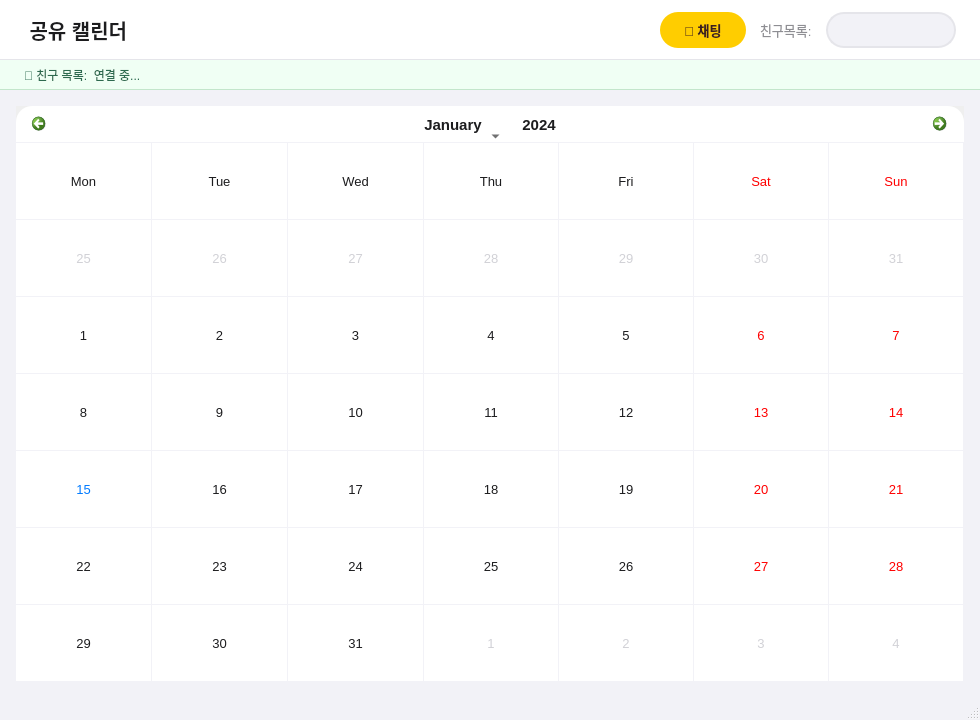
<?xml version="1.0" encoding="UTF-8"?>
<ui version="4.0">
 <class>MainWindow</class>
 <widget class="QMainWindow" name="MainWindow">
  <property name="geometry">
   <rect>
    <x>0</x>
    <y>0</y>
    <width>980</width>
    <height>720</height>
   </rect>
  </property>
  <property name="windowTitle">
   <string>캘린더</string>
  </property>
  <property name="styleSheet">
   <string>QMainWindow { background-color: #F2F2F7; }</string>
  </property>
  <widget class="QWidget" name="centralwidget">
   <layout class="QVBoxLayout" name="mainLayout">
    <property name="spacing">
     <number>0</number>
    </property>
    <property name="leftMargin">
     <number>0</number>
    </property>
    <property name="topMargin">
     <number>0</number>
    </property>
    <property name="rightMargin">
     <number>0</number>
    </property>
    <property name="bottomMargin">
     <number>0</number>
    </property>
    <item>
     <widget class="QFrame" name="navBar">
      <property name="minimumSize">
       <size>
        <width>0</width>
        <height>60</height>
       </size>
      </property>
      <property name="maximumSize">
       <size>
        <width>16777215</width>
        <height>60</height>
       </size>
      </property>
      <property name="styleSheet">
       <string>QFrame#navBar { background-color: #FFFFFF; border-bottom: 1px solid #E5E5EA; }</string>
      </property>
      <layout class="QHBoxLayout" name="navLayout">
       <property name="spacing">
        <number>14</number>
       </property>
       <property name="leftMargin">
        <number>24</number>
       </property>
       <property name="topMargin">
        <number>0</number>
       </property>
       <property name="rightMargin">
        <number>24</number>
       </property>
       <property name="bottomMargin">
        <number>0</number>
       </property>
       <item>
        <widget class="QLabel" name="titleLabel">
         <property name="styleSheet">
          <string>QLabel { font-size: 20px; font-weight: bold; color: #1C1C1E; background: transparent; border: none; }</string>
         </property>
         <property name="text">
          <string> 공유 캘린더</string>
         </property>
        </widget>
       </item>
       <item>
        <spacer name="navSpacer">
         <property name="orientation">
          <enum>Qt::Orientation::Horizontal</enum>
         </property>
         <property name="sizeHint" stdset="0">
          <size>
           <width>40</width>
           <height>20</height>
          </size>
         </property>
        </spacer>
       </item>
       <item>
        <widget class="QPushButton" name="chatBtn">
         <property name="minimumSize">
          <size>
           <width>86</width>
           <height>36</height>
          </size>
         </property>
         <property name="styleSheet">
          <string>QPushButton { background: #FFCD00; color: #3C1E1E; border: none; border-radius: 18px; padding: 0 16px; font-size: 13px; font-weight: bold; } QPushButton:hover { background: #FFBA00; } QPushButton:pressed { background: #F0A800; }</string>
         </property>
         <property name="text">
          <string>💬 채팅</string>
         </property>
        </widget>
       </item>
       <item>
        <widget class="QLabel" name="userPrefixLabel">
         <property name="styleSheet">
          <string>QLabel { font-size: 13px; color: #8E8E93; background: transparent; border: none; }</string>
         </property>
         <property name="text">
          <string>친구목록:</string>
         </property>
        </widget>
       </item>
       <item>
        <widget class="QComboBox" name="userCombo">
         <property name="minimumSize">
          <size>
           <width>130</width>
           <height>36</height>
          </size>
         </property>
         <property name="styleSheet">
          <string>QComboBox { padding: 4px 12px; border: 1.5px solid #E5E5EA; border-radius: 18px; font-size: 13px; background: #F2F2F7; color: #1C1C1E; } QComboBox:hover { border-color: #007AFF; background: #FFFFFF; } QComboBox::drop-down { border: none; width: 20px; } QComboBox QAbstractItemView { border: 1px solid #E5E5EA; border-radius: 10px; background: #FFFFFF; selection-background-color: #E5F0FF; selection-color: #007AFF; font-size: 13px; }</string>
         </property>
        </widget>
       </item>
      </layout>
     </widget>
    </item>
    <item>
     <widget class="QFrame" name="onlineBar">
      <property name="minimumSize">
       <size>
        <width>0</width>
        <height>30</height>
       </size>
      </property>
      <property name="maximumSize">
       <size>
        <width>16777215</width>
        <height>30</height>
       </size>
      </property>
      <property name="styleSheet">
       <string>QFrame#onlineBar { background-color: #F0FFF4; border-bottom: 1px solid #C3E6CB; }</string>
      </property>
      <layout class="QHBoxLayout" name="onlineLayout">
       <property name="leftMargin">
        <number>24</number>
       </property>
       <property name="topMargin">
        <number>0</number>
       </property>
       <property name="rightMargin">
        <number>24</number>
       </property>
       <property name="bottomMargin">
        <number>0</number>
       </property>
       <item>
        <widget class="QLabel" name="onlineLabel">
         <property name="styleSheet">
          <string>QLabel { font-size: 12px; color: #2D6A4F; background: transparent; border: none; }</string>
         </property>
         <property name="text">
          <string>👥 친구 목록:  연결 중...</string>
         </property>
        </widget>
       </item>
      </layout>
     </widget>
    </item>
    <item>
     <layout class="QVBoxLayout" name="wrapperLayout">
      <property name="leftMargin">
       <number>16</number>
      </property>
      <property name="topMargin">
       <number>16</number>
      </property>
      <property name="rightMargin">
       <number>16</number>
      </property>
      <property name="bottomMargin">
       <number>16</number>
      </property>
      <item>
       <widget class="QFrame" name="calendarCard">
        <property name="styleSheet">
         <string>QFrame#calendarCard { background: #FFFFFF; border-radius: 16px; border: none; }</string>
        </property>
        <layout class="QVBoxLayout" name="cardLayout">
         <property name="spacing">
          <number>0</number>
         </property>
         <property name="leftMargin">
          <number>0</number>
         </property>
         <property name="topMargin">
          <number>0</number>
         </property>
         <property name="rightMargin">
          <number>0</number>
         </property>
         <property name="bottomMargin">
          <number>0</number>
         </property>
         <item>
          <widget class="CustomCalendarWidget" name="calendarWidget">
           <property name="styleSheet">
            <string>
CustomCalendarWidget {
    background-color: #FFFFFF;
    border: none;
    border-radius: 16px;
}
QCalendarWidget QToolButton {
    color: #1C1C1E;
    background: transparent;
    border: none;
    font-size: 15px;
    font-weight: 700;
    padding: 8px 14px;
    border-radius: 8px;
}
QCalendarWidget QToolButton:hover {
    background-color: #F2F2F7;
}
QCalendarWidget QToolButton#qt_calendar_prevmonth,
QCalendarWidget QToolButton#qt_calendar_nextmonth {
    color: #007AFF;
    font-size: 18px;
    font-weight: bold;
}
QCalendarWidget QWidget#qt_calendar_navigationbar {
    background-color: #FFFFFF;
    padding: 10px 8px 6px 8px;
    border-bottom: 1px solid #F2F2F7;
    border-top-left-radius: 16px;
    border-top-right-radius: 16px;
}
QCalendarWidget QAbstractItemView {
    background-color: #FFFFFF;
    selection-background-color: transparent;
    selection-color: #007AFF;
    font-size: 13px;
    color: #1C1C1E;
    outline: none;
    gridline-color: #F2F2F7;
}
QCalendarWidget QAbstractItemView:disabled {
    color: #D1D1D6;
}
QCalendarWidget QWidget {
    alternate-background-color: #FFFFFF;
}
             </string>
           </property>
           <property name="gridVisible">
            <bool>true</bool>
           </property>
           <property name="verticalHeaderFormat">
            <enum>QCalendarWidget::VerticalHeaderFormat::NoVerticalHeader</enum>
           </property>
          </widget>
         </item>
        </layout>
       </widget>
      </item>
     </layout>
    </item>
   </layout>
  </widget>
  <widget class="QMenuBar" name="menubar">
   <property name="geometry">
    <rect>
     <x>0</x>
     <y>0</y>
     <width>980</width>
     <height>21</height>
    </rect>
   </property>
  </widget>
  <widget class="QStatusBar" name="statusbar"/>
 </widget>
 <customwidgets>
  <customwidget>
   <class>CustomCalendarWidget</class>
   <extends>QCalendarWidget</extends>
   <header>CustomCalendarWidget.h</header>
  </customwidget>
 </customwidgets>
 <resources/>
 <connections/>
</ui>
